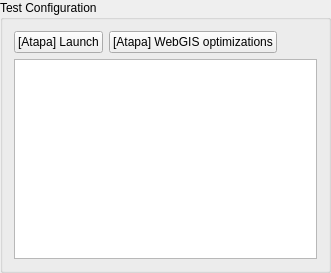
                <widget class="QgsCollapsibleGroupBox" name="mOWSCheckerGroupBox">
                 <property name="sizePolicy">
                  <sizepolicy hsizetype="Preferred" vsizetype="Preferred">
                   <horstretch>0</horstretch>
                   <verstretch>3</verstretch>
                  </sizepolicy>
                 </property>
                 <property name="title">
                  <string>Test Configuration</string>
                 </property>
                 <layout class="QVBoxLayout" name="verticalLayout_24">
                  <item>
                   <layout class="QHBoxLayout" name="horizontalLayout_11">
                    <item>
                     <widget class="QPushButton" name="pbnLaunchOWSChecker">
                      <property name="text">
                       <string>[Atapa] Launch</string>
                      </property>
                     </widget>
                    </item>
					<item>
					 <widget class="QPushButton" name="pbnSbFillLayerShortNames">
                      <property name="text">
                       <string>[Atapa] WebGIS optimizations</string>
                      </property>
                     </widget>
					</item>
                    <item>
                     <spacer name="horizontalSpacer_7">
                      <property name="orientation">
                       <enum>Qt::Horizontal</enum>
                      </property>
                      <property name="sizeHint" stdset="0">
                       <size>
                        <width>40</width>
                        <height>20</height>
                       </size>
                      </property>
                     </spacer>
                    </item>
                   </layout>
                  </item>
                  <item>
                   <widget class="QTextEdit" name="teOWSChecker">
                    <property name="enabled">
                     <bool>true</bool>
                    </property>
                    <property name="minimumSize">
                     <size>
                      <width>0</width>
                      <height>200</height>
                     </size>
                    </property>
                    <property name="acceptDrops">
                     <bool>true</bool>
                    </property>
                    <property name="lineWidth">
                     <number>2</number>
                    </property>
                    <property name="readOnly">
                     <bool>true</bool>
                    </property>
                    <property name="acceptRichText">
                     <bool>true</bool>
                    </property>
                   </widget>
                  </item>
                 </layout>
                </widget>
